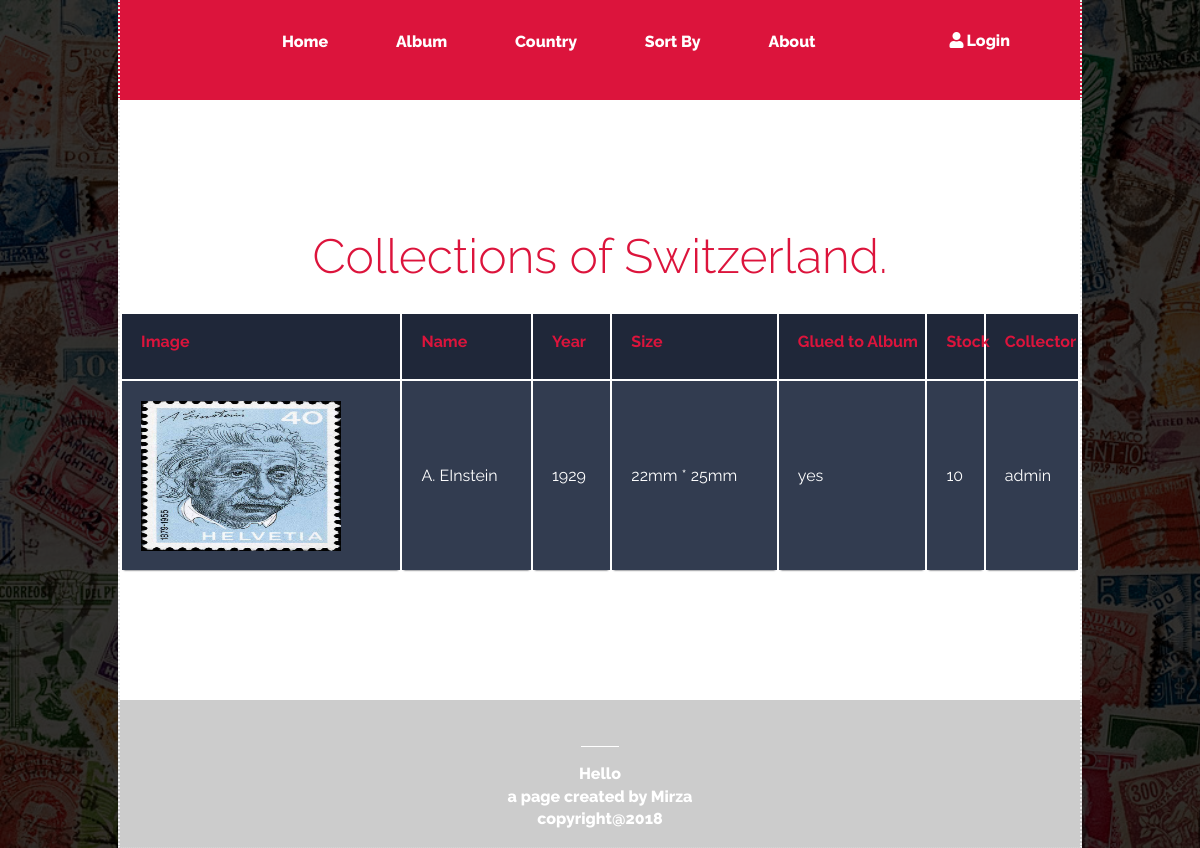
Page /switzerland.php on the committed database.
### tables this page shows
CREATE TABLE `stamp` (
  `id` int(11) NOT NULL,
  `name` varchar(50) NOT NULL,
  `country` char(3) NOT NULL,
  `year` year(4) NOT NULL,
  `size` varchar(50) NOT NULL,
  `pic_src` varchar(350) NOT NULL,
  `count` int(5) NOT NULL,
  `glued` char(3) NOT NULL,
  `collector` int(11) NOT NULL
);

CREATE TABLE `user` (
  `a_id` int(11) NOT NULL,
  `a_name` varchar(50) NOT NULL,
  `email` varchar(50) NOT NULL,
  `password` varchar(20) NOT NULL
);

### switzerland.php (the view, shortened to what this page needs)
<?php
include 'connection.php';
$query = "SELECT * FROM stamp A LEFT JOIN `user` B ON A.collector=B.a_id LEFT JOIN countries C on A.country =C.code WHERE A.country='CH'";
$data = mysqli_query($conn, $query);
$total = mysqli_num_rows($data);
include 'partials/header.php';
if ($total!=0){
?>
<div class="wrap" id="text">
    <h1>Collections of Switzerland.</h1>
    <table class="container">
        <thead>
            <tr>
                <th><h1>Image</h1></th>
                <th><h1>Name</h1></th>
                <th><h1>Year</h1></th>
                <th><h1>Size</h1></th>
                <th><h1>Glued to Album</h1></th>
                <th><h1>Stock</h1></th>
                <th><h1>Collector</h1></th>
            </tr>
        </thead>
        <?php
        while($result= mysqli_fetch_assoc($data))
        {
            echo "<tbody>
                <tr>
                    <td><a href='$result[pic_src]'><img src='".$result['pic_src']."'height='100px' width='100px'/></a></td>
                    <td>".$result['name']."</td>
                    <td>".$result['year']."</td>
                    <td>".$result['size']."</td>
                    <td>".$result['glued']."</td>
                    <td>".$result['count']."</td>
                    <td>".$result['a_name']."</td>
                </tr>
            <tbody>";
        }
        } else{
        }
        ?>
    </table>
</div>
<?php include 'partials/footer.php';?>

### partials/style.php (style rules this page uses)
body { font-family: 'Raleway', sans-serif; font-weight: 800; margin: 0; padding: 0; line-height: 1.42em; color:black; background-image: url(images/bg.jpg); background-repeat: no-repeat; background-size: cover; background-attachment: fixed; box-shadow: inset 0 0 0 1000px rgba(0,0,0,0.8); }
.wrap { background-color: #FFF; max-width: 80%; margin: 0 auto; text-align:left; border-left: 2px dotted #eee; border-right: 2px dotted #eee; }
#text { padding-top: 100px; }
td { padding:30px; }
h1 { font-size:3em; font-weight: 300; line-height:1em; text-align: center; color: crimson; }
.container th h1 { font-weight: bold; font-size: 1em; text-align: left; color: crimson; }
.container td { font-weight: normal; font-size: 1em; box-shadow: 0 2px 2px -2px #0E1119; color:white; }
.container { text-align: left; overflow: hidden; width: 100%; margin: 0 auto; display: table; padding: 0 0 8em 0; }
.container td, .container th { padding-bottom: 2%; padding-top: 2%; padding-left:2%; }
.container tr:nth-child(odd) { background-color: #323C50; }
.container th { background-color: #1F2739; }
.container td:first-child { color: crimson; }
img { width:200px; height:150px; }
a { color:white; text-decoration:none; }

### rows in the picture
stamp: pic_src (picture), name "A. EInstein", year "1929", size "22mm * 25mm", glued "yes", count "10", user.a_name "admin"
